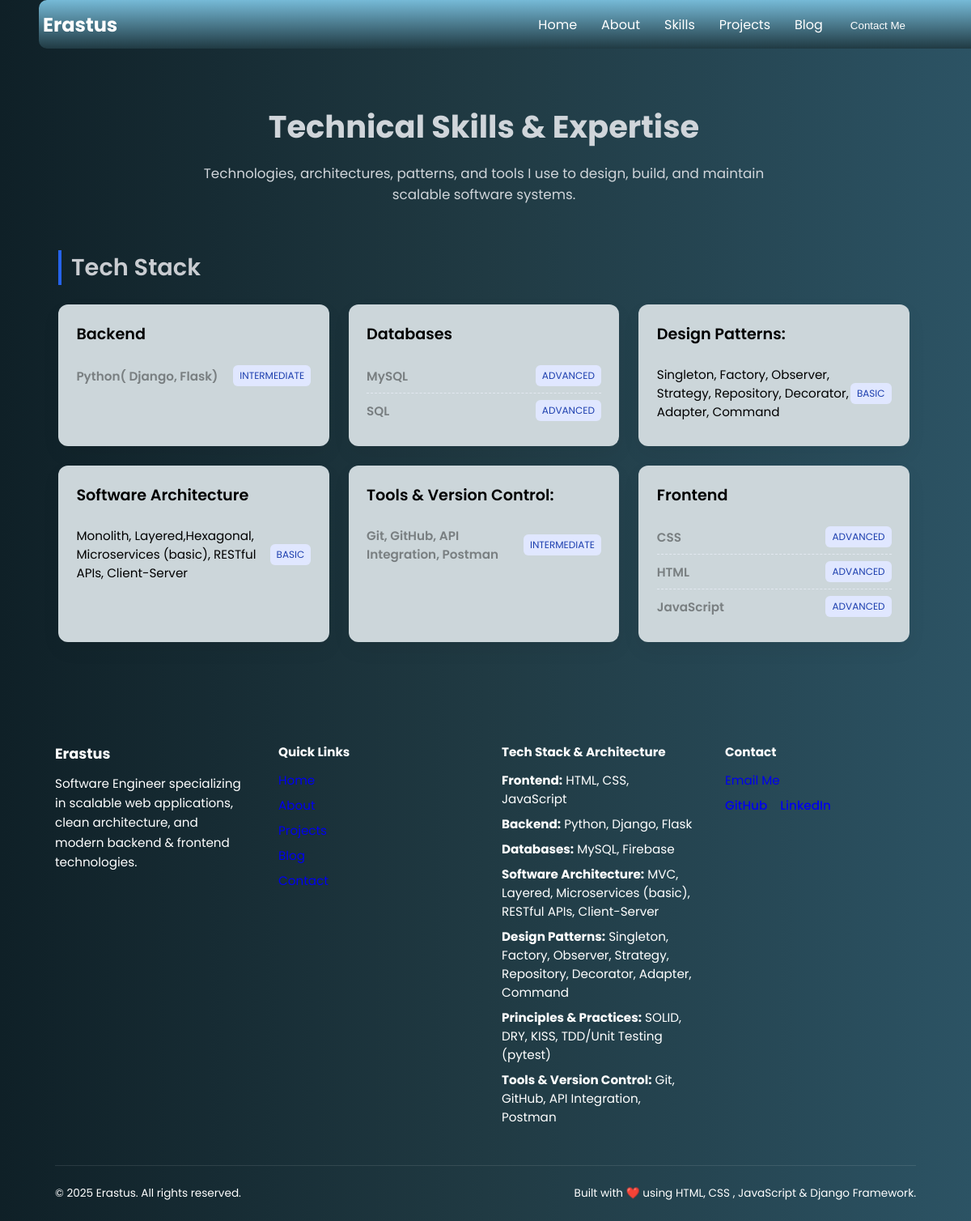
Screenshot of /skills/ with the database file from the repository.
### skills/models.py (models this page shows, shortened)
class TechGroup(models.Model):
    name = models.CharField(max_length=100, unique=True)
    slug = models.SlugField(unique=True)
    description = models.TextField(blank=True)
    order = models.PositiveIntegerField(default=0)
    class Meta:
        ordering = ["order", "name"]

class TechCategory(models.Model):
    group = models.ForeignKey(
        TechGroup,
        on_delete=models.CASCADE,
        related_name="categories"
    )
    name = models.CharField(max_length=100)
    slug = models.SlugField()
    description = models.TextField(blank=True)
    order = models.PositiveIntegerField(default=0)
    class Meta:
        unique_together = ["group", "slug"]
        ordering = ["order", "name"]

class TechItem(models.Model):
    PROFICIENCY_LEVELS = [
        ("basic", "Basic"),
        ("intermediate", "Intermediate"),
        ("advanced", "Advanced"),
    ]
    category = models.ForeignKey(
        TechCategory,
        on_delete=models.CASCADE,
        related_name="items"
    )
    name = models.CharField(max_length=100)
    slug = models.SlugField(unique=True)
    description = models.TextField(blank=True)
    proficiency = models.CharField(
        max_length=20,
        choices=PROFICIENCY_LEVELS,
        default="intermediate"
    )
    is_core = models.BooleanField(default=False)
    created_at = models.DateTimeField(auto_now_add=True)
    class Meta:
        unique_together = ["category", "name"]
        ordering = ["name"]

### skills/views.py (the view)
# urls.py: path("", skills_page, name="skill"),
def skills_page(request):
    groups = TechGroup.objects.prefetch_related(
        "categories__items"
    ).all()
    return render(request, "skills/skill.html", {
        "groups": groups
    })

### skills/templates/skills/skill.html
{% extends "base.html" %}
{% load static %}
{% block head %}
<link rel="stylesheet" href="{% static 'css/skills.css' %}">
{% endblock %}
{% block content %}
<section class="skills-page">
  <header class="skills-header">
    <h1>Technical Skills & Expertise</h1>
    <p>
      Technologies, architectures, patterns, and tools I use to design,
      build, and maintain scalable software systems.
    </p>
  </header>
  {% for group in groups %}
  <div class="skills-group">
    <h2 class="group-title">{{ group.name }}</h2>
    <div class="categories">
      {% for category in group.categories.all %}
      <div class="category-card">
        <h3 class="category-title">{{ category.name }}</h3>
        <ul class="skills-list">
          {% for skill in category.items.all %}
          <li class="skill-item {% if skill.is_core %}core{% endif %}">
            <span class="skill-name">{{ skill.name }}</span>
            <span class="skill-level">{{ skill.proficiency }}</span>
          </li>
          {% endfor %}
        </ul>
      </div>
      {% endfor %}
    </div>
  </div>
  {% endfor %}
</section>
{% endblock %}

### templates/base.html (shortened to what this page needs)
{% load static %}
<!DOCTYPE html>
<html lang="en">
<head>
    <link rel="stylesheet" href="{% static 'css/style.css' %}">
    <link rel="stylesheet"  href="https://cdnjs.cloudflare.com/ajax/libs/font-awesome/6.5.2/css/all.min.css"
/>
   {% block head %}{% endblock %}
</head>
<body>
   <nav class="nav-container">
  <div class="logo">
    <h1>Erastus</h1>
  </div>
  <ul class="nav-links" id="nav-links">
    <li><a href="/">Home</a></li>
    <li><a href="/about">About</a></li>
    <li><a href="{% url "skills:skill" %}">Skills</a></li>
    <li><a href="{%  url 'projects:project' %}">Projects</a></li>
    <li><a href="{% url 'blogs:blog_list' %}">Blog</a></li>
    <li >
      <button class="btn"> <a href="{% url 'contacts:contact' %}"> Contact Me</a></button>
    </li>
    <li class="nav-group">
    </li>
  </ul>
</nav>
    <main>
        {% block content %}
        {% endblock%}
    </main>
    <footer class="site-footer">
  <div class="footer-container">
    <div class="footer-section footer-brand">
      <h3>Erastus </h3>
     <p>
    Software Engineer specializing in scalable web applications,
    clean architecture, and modern backend & frontend technologies.
  </p>
    </div>
    <nav class="footer-section footer-links" aria-label="Footer navigation">
      <h4>Quick Links</h4>
      <ul class='footer-links'>
        <li><a href="/">Home</a></li>
        <li><a href="/about">About</a></li>
        <li><a href="{% url 'projects:project' %}">Projects</a></li>
        <li><a href="{% url 'blogs:blog_list'%}">Blog</a></li>
        <li><a href="{% url 'contacts:contact' %}">Contact</a></li>
      </ul>
    </nav>
    <div class="footer-section footer-skills">
  <h4>Tech Stack & Architecture</h4>
  <ul>
    <li><strong>Frontend:</strong> HTML, CSS, JavaScript</li>
    <li><strong>Backend:</strong> Python, Django, Flask</li>
    <li><strong>Databases:</strong> MySQL, Firebase</li>
    <li><strong>Software Architecture:</strong> MVC, Layered, Microservices (basic), RESTful APIs, Client-Server</li>
    <li><strong>Design Patterns:</strong> Singleton, Factory, Observer, Strategy, Repository, Decorator, Adapter, Command</li>
    <li><strong>Principles & Practices:</strong> SOLID, DRY, KISS, TDD/Unit Testing (pytest)</li>
    <li><strong>Tools & Version Control:</strong> Git, GitHub, API Integration, Postman</li>
  </ul>
</div>
    <div class="footer-section footer-contact">
      <h4>Contact</h4>
      <ul>
        <li class='footer-links'>
          <a href="mailto:erastuskorir494@gmail.com">Email Me</a>
        </li>
        <li class="social-links">
          <a href="https://github.com/Erastus2/" aria-label="GitHub" target="_blank" rel="noopener noreferrer">GitHub</a>
          <a href="https://www.linkedin.com/in/erastus-tl/" aria-label="LinkedIn" target="_blank" rel="noopener noreferrer">LinkedIn</a>
        </li>
      </ul>
    </div>
  </div>
  <div class="footer-bottom">
    <p>
      &copy; 2025 Erastus. All rights reserved.
    </p>
    <p>
      Built with ❤️ using HTML, CSS , JavaScript &amp; Django Framework.
    </p>
  </div>
</footer>
</body>
</html>

### static/css/style.css (style rules this page uses)
* { margin: 0; padding: 0; box-sizing: border-box; }
body { font-family: 'Poppins', sans-serif; padding-top: 64px; background: linear-gradient(to right, #0f2027, #203a43, #2c5364); color: #ffffff; }
.nav-container { width: 100%; max-width: 1200px; height: 60px; position: fixed; top: 0; left: 0; right: 0; background: linear-gradient( #76bad7, #203a43); display: flex; justify-content: space-between; align-items: center; gap: 20px; margin: 0 4%; padding: 0px 5px; z-index: 1000; border-radius: 10px; }
.logo h1 { font-size: 1.5rem; font-weight: 700; }
.nav-links { display: flex; justify-content: space-between; align-items: center; gap: 30px; list-style-type: none; cursor: pointer; transition: 0.3s ease-out; }
.nav-links li a { color: inherit; text-decoration: none; }
.nav-group { margin-left: 1.5rem; padding-left: 1.5rem; position: relative; }
.nav-group::before { content: ""; position: relative; left: 0; top: 50%; transform: translateY(-50%); width: 1px; height: 28px; }
.btn { padding: 4px; border: none; border-radius: 4px; cursor: pointer; transition: inherit; flex-wrap: nowrap; text-decoration: none; color: inherit; background-color: inherit; }
.skills-page { max-width: 1100px; margin: 4rem auto; padding: 0 1.5rem; }
.skills-header { text-align: center; margin-bottom: 3.5rem; }
.skills-header h1 { font-size: 2.4rem; font-weight: 700; color: #0f172a; }
.skills-header p { max-width: 700px; margin: 1rem auto 0; font-size: 1.05rem; color: #475569; }
.skills-group { margin-bottom: 4rem; }
.group-title { font-size: 1.8rem; font-weight: 600; color: #1e293b; margin-bottom: 1.5rem; border-left: 4px solid #2563eb; padding-left: 0.75rem; }
.categories { display: grid; grid-template-columns: repeat(auto-fit, minmax(260px, 1fr)); gap: 1.5rem; }
.category-card { background: #ffffff; border-radius: 12px; padding: 1.4rem; box-shadow: 0 10px 25px rgba(0, 0, 0, 0.05); }
.category-title { font-size: 1.2rem; font-weight: 600; color: #0f172a; margin-bottom: 1rem; }
.skills-list { list-style: none; padding: 0; margin: 0; }
.skill-item { display: flex; justify-content: space-between; align-items: center; padding: 0.5rem 0; font-size: 0.95rem; color: #334155; border-bottom: 1px dashed #e2e8f0; }
.skill-item:last-child { border-bottom: none; }
.skill-item.core .skill-name { font-weight: 600; color: #1d4ed8; }
.skill-level { font-size: 0.75rem; text-transform: uppercase; padding: 0.25rem 0.5rem; border-radius: 6px; background: #e0e7ff; color: #1e40af; }
.site-footer { padding: 60px 20px 20px; font-size: 0.95rem; margin: 0 4%; }
.footer-container { max-width: 1200px; margin: 0 auto; display: grid; grid-template-columns: repeat(4, 1fr); gap: 40px; }
.footer-section h3, .footer-section h4 { margin-bottom: 12px; }
.footer-section p { line-height: 1.6; max-width: 280px; }
.footer-section ul { list-style: none; padding: 0; margin: 0; }
.footer-section ul li { margin-bottom: 8px; }
.site-footer a { text-decoration: none; transition: color 0.2s ease; }
.social-links a { margin-right: 12px; font-weight: 500; }
.footer-bottom { border-top: 1px solid rgba(255, 255, 255, 0.1); margin-top: 40px; padding-top: 20px; display: flex; justify-content: space-between; align-items: center; flex-wrap: wrap; font-size: 0.85rem; color: #ffffff; }
.footer-bottom p { margin: 4px 0; }

### rows the page displays
TechGroup: name "Tech Stack"
TechCategory: name "Backend"
TechItem: name "Python( Django, Flask)", proficiency "INTERMEDIATE"
TechCategory: name "Databases"
TechItem: name "MySQL", proficiency "ADVANCED"
TechItem: name "SQL", proficiency "ADVANCED"
TechCategory: name "Design Patterns:"
TechItem: name "Singleton, Factory, Observer, Strategy, Repository, Decorator, Adapter, Command", proficiency "BASIC"
TechCategory: name "Software Architecture"
TechItem: name "Monolith, Layered,Hexagonal, Microservices (basic), RESTful APIs, Client-Server", proficiency "BASIC"
TechCategory: name "Tools & Version Control:"
TechItem: name "Git, GitHub, API Integration, Postman", proficiency "INTERMEDIATE"
TechCategory: name "Frontend"
TechItem: name "CSS", proficiency "ADVANCED"
TechItem: name "HTML", proficiency "ADVANCED"
TechItem: name "JavaScript", proficiency "ADVANCED"
